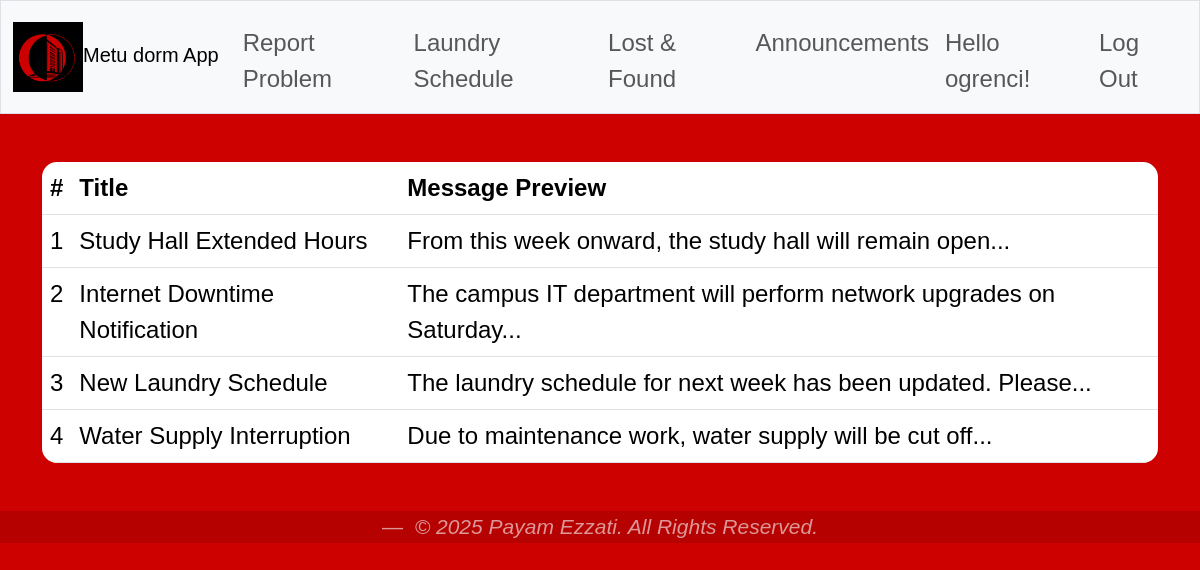
The page /announcements (signed in) on the database as committed earlier.
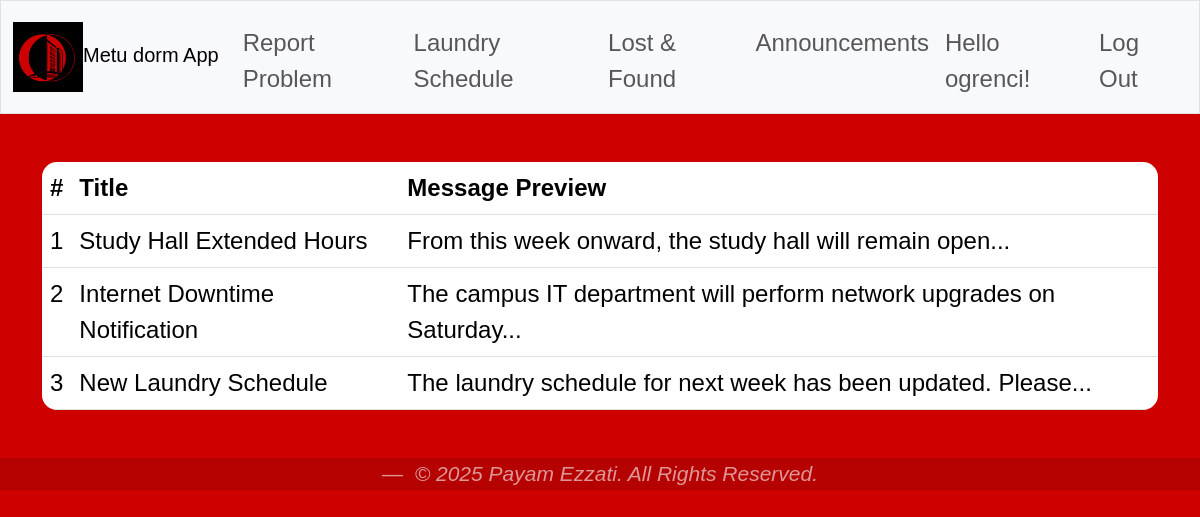
The same page on the database as committed later.
### tables this page shows
CREATE TABLE announcements(
            id INTEGER PRIMARY KEY AUTOINCREMENT,
            user_id INTEGER NOT NULL,
            title TEXT,
            message TEXT,
            created_at TIMESTAMP DEFAULT CURRENT_TIMESTAMP,
            FOREIGN KEY (user_id) REFERENCES userss(id)
        );

### app.py (the view)
@app.route("/announcements",methods=["GET", "POST"])
@login_required
def announcements():
    if request.method == "POST":
        title = request.form.get("title")
        message = request.form.get("message")
        if not title or not message:
            return apology("no title - message :(")
        db = get_db()
        db.execute(
        "INSERT INTO announcements (title,message,user_id) VALUES (?,?,?)",
        (title,message,session["user_id"])
        )
        db.commit()
        return redirect("/announcements")
    else:
        db = get_db()
        cursor = db.execute( "SELECT userss.dorm_number as dorm, announcements.id AS announcement_id, announcements.title, announcements.message, announcements.created_at, userss.name AS posted_by " \
        "FROM announcements JOIN userss ON announcements.user_id = userss.id WHERE userss.dorm_number = ? ORDER BY announcements.id DESC;",(session["dorm"],))
        rows = cursor.fetchall()
        rows_dicts = [dict(row) for row in rows]
        for row in rows_dicts:
         words = row["message"].split()
         if len(words) > 10:
            row["preview"] = " ".join(words[:10]) + "..."
         else:
            row["preview"] = row["message"]
        return render_template("announcements.html",rows=rows_dicts)

### app.py (called while the page is built)
def get_db():
    if "db" not in g:
        g.db = sqlite3.connect(DATABASE)
        g.db.row_factory = sqlite3.Row
    return g.db

### helpers.py (called while the page is built)
def login_required(f):
    @wraps(f)
    def decorated_function(*args, **kwargs):
        if session.get("user_id") is None:
            return redirect("/login")
        return f(*args, **kwargs)
    return decorated_function

### templates/announcements.html (shortened to what this page needs)
{% extends "layout.html" %}
{% block main %}
    {% if session["role"] == "Officer"%}
    <form method = "POST">
        <div class="mb-3 col-6">
            <label  class="form-label">Title</label>
            <input type="text" class="form-control" name="title" required>
        </div>
        <div class="mb-3 col-6">
            <label class="form-label" required>message</label>
            <textarea class="form-control" name="message" rows="10" placeholder="Announcement detail" required></textarea>
        </div>
        <button type="submit" class="btn btn-dark">Announce!</button>
    </form>
    <br><br><br>
    <table class="table table-hover">
        <thead>
            <tr>
            <th>#</th>
            <th>Title</th>
            <th>Created At</th>
            <th>Message Preview</th>
            <th></th>
            </tr>
        </thead>
        <tbody>
            {% for row in rows %}
            <tr>
                <td>{{ loop.index }}</td>
                <td>{{ row["title"] }}</td>
                <td>{{row["created_at"]}} </td>
                <td>{{ row["preview"] }}</td>
                <td>
                <form method="POST" action="/announcement_delete">
                    <input type="hidden" name="announcement_id" value="{{ row['announcement_id'] }}">
                    <button type="submit" class="btn btn-danger btn-sm">DELETE</button>
                </form>
                </td>
            </tr>
            {% endfor %}
        </tbody>
    </table>
    {%else%}
    <table class="table table-hover">
        <thead>
            <tr>
            <th>#</th>
            <th>Title</th>
            <th>Message Preview</th>
            </tr>
        </thead>
        <tbody>
            {% for row in rows %}
            <tr>
                <td>{{ loop.index }}</td>
                <td>{{ row["title"] }}</td>
                <td>
                <a id = "link_announcement"  href="/announcement/{{ row['announcement_id'] }}">
                    {{ row["preview"] }}
                </a>
                </td>
            </tr>
            {% endfor %}
        </tbody>
    </table>
    {%endif%}
{% endblock %}

### templates/layout.html (shortened to what this page needs)
<!DOCTYPE html>
<html lang="en">
<head>
    <link href="https://cdn.jsdelivr.net/npm/bootstrap@5.3.3/dist/css/bootstrap.min.css" rel="stylesheet">
    <link href="/static/styles.css" rel="stylesheet">
</head>
<body>
    <nav class="navbar navbar-expand-md navbar-light bg-light border">
        <div class="container-fluid">
            <a class="navbar-brand" href="/"><img src="/static/logo.png" alt="Bootstrap" width="70">Metu dorm App</a>
            <div class="collapse navbar-collapse" id="navbar">
                {% if session.get("user_id") %}
                <ul class="navbar-nav me-auto mt-2">
                    <li class="nav-item"><a class="nav-link" href="/report_problem">Report Problem</a></li>
                    <li class="nav-item"><a class="nav-link" href="/laundry">Laundry Schedule</a></li>
                    <li class="nav-item"><a class="nav-link" href="/lost_and_found">Lost & Found</a></li>
                    <li class="nav-item"><a class="nav-link" href="/announcements">Announcements</a></li>
                </ul>
                <ul class="navbar-nav ms-auto mt-2">
                    <li class="nav-item"><span class="nav-link">Hello {{ session.get("name") }}!</span></li>
                    <li class="nav-item"><a class="nav-link" href="/logout">Log Out</a></li>
                </ul>
                {% else %}
                <ul class="navbar-nav ms-auto mt-2">
                            <li class="nav-item"><a class="nav-link" href="/register">Register</a></li>
                            <li class="nav-item"><a class="nav-link" href="/login">Log In</a></li>
                        </ul>
                {% endif %}
            </div>
        </div>
    </nav>
    <main class="container py-5">
        {% block main %}{% endblock %}
    </main>
</body>
<footer>
  <section class="footer-bottom">
    <div class="container text-center">
      <figcaption class="blockquote-footer">
        <cite title="Source Title">&copy; 2025 Payam Ezzati. All Rights Reserved.</cite>
      </figcaption>
    </div>
  </section>
</footer>
</html>

### static/styles.css (style rules this page uses)
* { box-sizing: border-box; }
body { padding-bottom: 5px; background-color: #cc0100; font-family: Arial, sans-serif; color: #000000; font-size: 1.5rem; font-weight: 400; line-height: 1.5; margin: 0; }
.table { border-radius: 15px; overflow: hidden; }
footer { margin-top: auto; color: rgba(248, 249, 250, 0.6); }
.footer-bottom { background-color: #0000001d; }
.footer-bottom .blockquote-footer { color: #f8f9fa9b; }
a { color: rgb(0, 0, 0); background-color: transparent; text-decoration: none; }

Rows that differ between the two databases and show on the page:
removed announcements: title "Water Supply Interruption", preview "Due to maintenance work, water supply will be cut off..."
